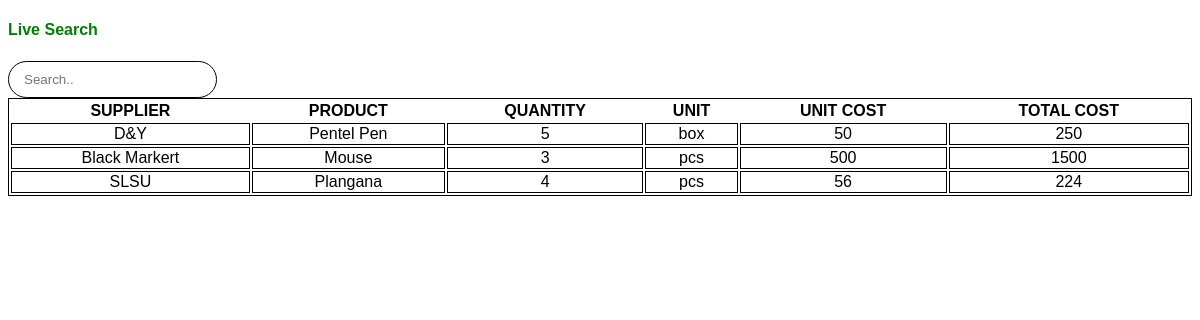
Page /FEATURES/auto-search.php on the committed database.
### tables this page shows
CREATE TABLE `autos` (
  `id` int NOT NULL AUTO_INCREMENT,
  `supplier` varchar(45) DEFAULT NULL,
  `product` varchar(45) DEFAULT NULL,
  `quantity` int DEFAULT NULL,
  `unit` varchar(45) DEFAULT NULL,
  `unit_cost` float DEFAULT NULL,
  `total_cost` float DEFAULT NULL,
  PRIMARY KEY (`id`)
);

### FEATURES/auto-search.php (the view, shortened to what this page needs)
<!DOCTYPE html>
<html>
    <head><title>Live Search</title>
    <link rel="stylesheet" href="https://ajax.googleapis.com/ajax/libs/jqueryui/1.13.2/themes/smoothness/jquery-ui.css">
</head>
    <body>
    <h4>Live Search</h4>
    <input type="text" id="searchconsu" onkeyup="Search()" placeholder="Search.." style="background:white;border-radius:50px;">
    <table>
        <tr>
            <th>Supplier</th>
            <th>Product</th>
            <th>Quantity</th>
            <th>Unit</th>
            <th>Unit Cost</th>
            <th>Total Cost</th>
        </tr>
        <?php
        include "connection.php";
            $query = mysqli_query($conn, "select * from `autos`");
            while($row=mysqli_fetch_array($query))
            {
        ?>
                <tr>
                    <td><?php echo $row['supplier'];?></td>
                    <td><?php echo $row['product'];?></td>
                    <td><?php echo $row['quantity'];?></td>
                    <td><?php echo $row['unit'];?></td>
                    <td><?php echo $row['unit_cost'];?></td>
                    <td><?php echo $row['total_cost'];?></td>
                </tr>
        <?php
            }
            ?>
    </table>
    </body>
</html>

### FEATURES/auto-search.php (style rules this page uses)
* { font-family: helvetica; }
input, button { padding:10px 15px; outline:none; border-radius:5px ; border:1px solid black; }
h4 { color:green; }
table { width: 100%; border:1px solid black; text-align: center; }
th { text-transform: uppercase; }
td { border:1px solid black; }

### rows in the picture
autos: supplier "D&Y", product "Pentel Pen", quantity "5", unit "box", unit_cost "50", total_cost "250"
autos: supplier "Black Markert", product "Mouse", quantity "3", unit "pcs", unit_cost "500", total_cost "1500"
autos: supplier "SLSU", product "Plangana", quantity "4", unit "pcs", unit_cost "56", total_cost "224"
